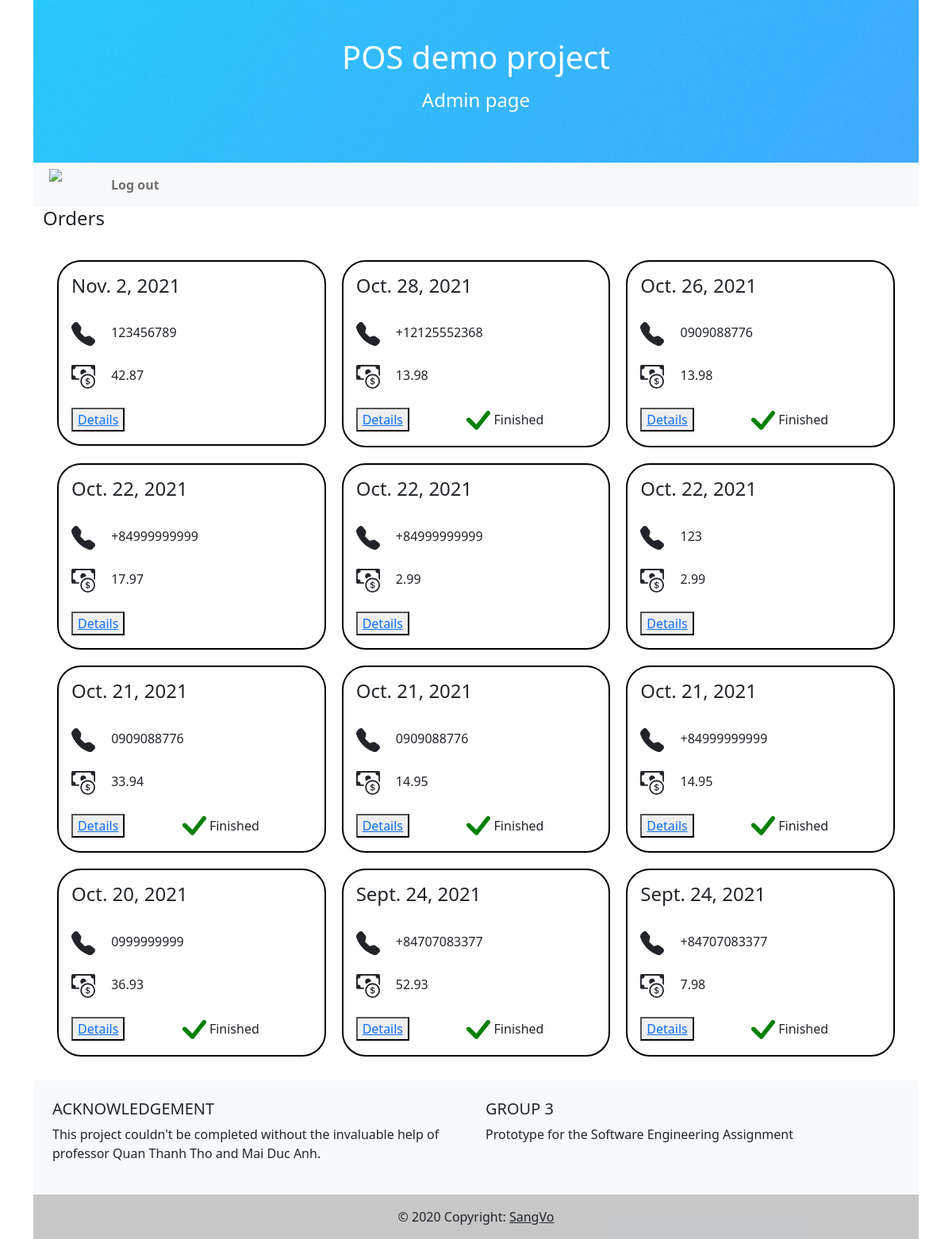
The app's page /manage_order (signed in) with its own data.
### restaurant_sys/models.py (models this page shows, shortened)
class bill_order(models.Model):
    bill_item=models.ManyToManyField(bill_item, null=True, blank=True)
    cus_phone= PhoneNumberField(unique = False, null = False, blank = False) # Here
    date=models.DateField(null=True,auto_now_add=True)
    finish=models.BooleanField(auto_created=False)
    price_total=models.DecimalField(max_digits=7,decimal_places=2,blank=True, null=True)

### restaurant_sys/views.py (the view)
# urls.py: path('manage_order', views.manage_order),
@login_required(login_url='/login')
def manage_order(request):
    o=[x for x in bill_order.objects.all()]
    o.reverse()
    return render(request,"manage_order.html",{'o':o,'back_url':BACKGROUND_URL})

### restaurant_sys/templates/manage_order.html (shortened to what this page needs)
{% extends 'base.html' %}
{% block body %}
<header>
  <div
    class="p-5 text-center bg-image"
    style="
      background-color: #EEEDE7;
      background-position-y: center;
      height: auto;
      background-image:url({{back_url}})
    "
  >
    <div class="mask" style="">
      <div class="d-flex justify-content-center align-items-center h-100">
        <div class="text-white">
          <h1 class="mb-3">POS demo project</h1>
          <h4 class="mb-3">Admin page</h4>
        </div>
      </div>
    </div>
  </div>
</header>
<nav class="navbar navbar-expand-lg navbar-light bg-light">
  <div class="collapse navbar-collapse" id="navbarNav">
    <ul class="navbar-nav">
      <div style="width:20px"></div>
      <image style="width:50px" src='https://upload.wikimedia.org/wikipedia/commons/thumb/d/de/HCMUT_official_logo.png/238px-HCMUT_official_logo.png'>
      <div style="width:20px"></div>
      <li class="nav-item">
        <a class="nav-link" href="/logout"><b>Log out</b></a>
      </li>
    </ul>
  </div>
</nav>
<div class= "container-fluid">
    <h4>Orders</h4>
    <div class= "row" style="padding:20px;">
       {% for order in o %}
       <div class ="col-12 col-sm-6 col-md-4" style="background-color: white; padding: 10px;">
        <div class="card-body" style="border: 2px solid black; border-radius: 30px;">
            <h4>{{order.date}}</h4><br>
            {{order.cus_phone}}<br><br>
            {{order.price_total}}<br><br>
            <button><a href="manage_order_detail/{{order.id}}">Details</a></button>
            {% if order.finish %}
            <svg xmlns="http://www.w3.org/2000/svg" width="30" height="30" fill="green" class="bi bi-check-lg" viewBox="0 0 16 16">
              <path d="M13.485 1.431a1.473 1.473 0 0 1 2.104 2.062l-7.84 9.801a1.473 1.473 0 0 1-2.12.04L.431 8.138a1.473 1.473 0 0 1 2.084-2.083l4.111 4.112 6.82-8.69a.486.486 0 0 1 .04-.045z"/>
            </svg>
            Finished
            {% endif %}
        </div>
      </div>
        {% endfor %}
    </div>
  </div>
{% endblock %}

### records on screen
bill_order: date "Nov. 2, 2021", cus_phone "123456789", price_total "42.87"
bill_order: date "Oct. 28, 2021", cus_phone "+12125552368", price_total "13.98", finish True (drawn)
bill_order: date "Oct. 26, 2021", cus_phone "0909088776", price_total "13.98", finish True (drawn)
bill_order: date "Oct. 22, 2021", cus_phone "+84999999999", price_total "17.97"
bill_order: date "Oct. 22, 2021", cus_phone "+84999999999", price_total "2.99"
bill_order: date "Oct. 22, 2021", cus_phone "123", price_total "2.99"
bill_order: date "Oct. 21, 2021", cus_phone "0909088776", price_total "33.94", finish True (drawn)
bill_order: date "Oct. 21, 2021", cus_phone "0909088776", price_total "14.95", finish True (drawn)
bill_order: date "Oct. 21, 2021", cus_phone "+84999999999", price_total "14.95", finish True (drawn)
bill_order: date "Oct. 20, 2021", cus_phone "0999999999", price_total "36.93", finish True (drawn)
bill_order: date "Sept. 24, 2021", cus_phone "+84707083377", price_total "52.93", finish True (drawn)
bill_order: date "Sept. 24, 2021", cus_phone "+84707083377", price_total "7.98", finish True (drawn)
